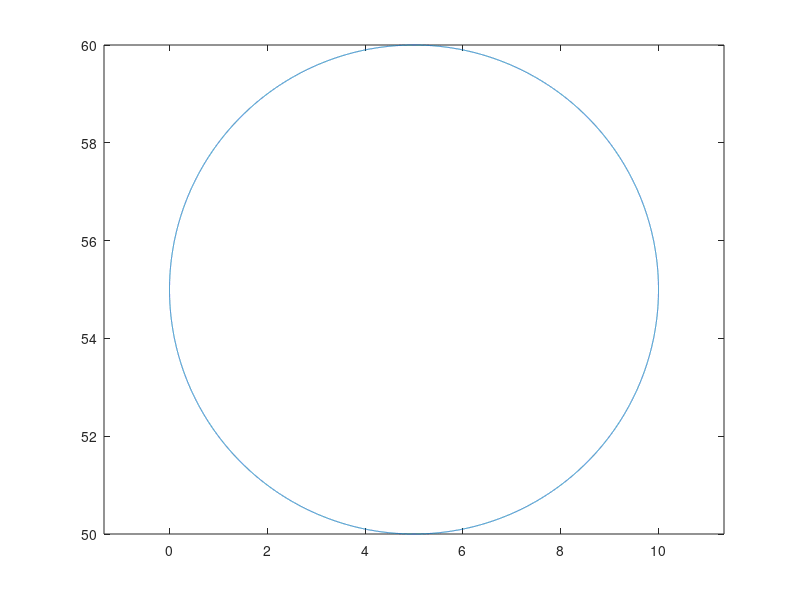
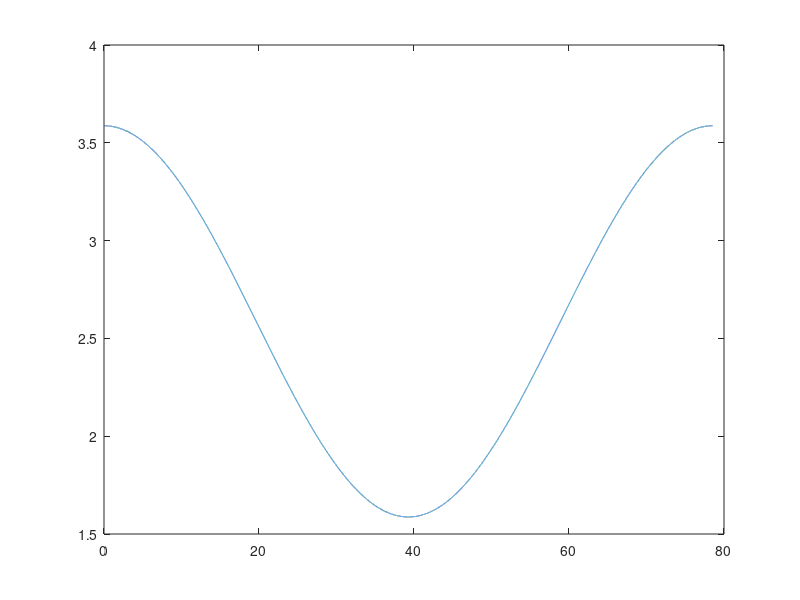

The MATLAB source for these figures, in order:
clc
clear
close all

function [x,y,DYDXend,PTend,G,S,Endspeed] = line1(DYDX,PTstart,length, Startspeed) 
    x = 0:0.01:(length^2 / (1 + DYDX^2))^0.5;
    y = x * DYDX + PTstart(2);
    x = x + PTstart(1);
    DYDXend = DYDX;
    PTend = [x(end), y(end)];
    G = 9.81*cosd(atand(DYDX))*ones(size(x));
    S = ((x-PTstart(1)).^2 + (y-PTstart(2)).^2).^0.5;
    Endspeed = (2*((Startspeed^2)/2 + (y(1)-y(end))*9.81))^0.5;
end

function [x,y,DYDXend,PTend,G,S,Endspeed] = loop1(PTstart,radius,Startspeed)
    delta = 0:0.01:360;
    x = radius*sind(delta) + PTstart(1);
    y = - radius*cosd(delta) + radius + PTstart(2);

    PTend = [x(end), y(end)];
    DYDXend = 0;

    Endspeed = Startspeed;
    speeds = (2*((Startspeed^2/2) - 9.81*(y - PTstart(2)))).^0.5;
  
    deltaQ1 = 0:0.01:90;
    Q1l = length(deltaQ1);
    GQ1 = (speeds(Q1l).^2)/radius + cosd(deltaQ1)*9.81;
    deltaQ2 = 90:0.01:180;
    GQ2 = (speeds(Q1l:(2*Q1l-1)).^2)/radius - cosd(deltaQ2)*9.81;
    deltaQ3 = 180:0.01:270;
    GQ3 = (speeds((2*Q1l-1):(3*Q1l-2)).^2)/radius - cosd(deltaQ3)*9.81;
    deltaQ4 = 270:0.01:360;
    GQ4 = (speeds((3*Q1l-2):(4*Q1l-3)).^2)/radius - cosd(deltaQ4)*9.81;

    G = [GQ1, GQ2, GQ3, GQ4]./9.81;
    leng = pi*radius^2;
    S = linspace(0, leng, length(G));

end

%{
function [x,y,DYDXend,PTend,G,S,Endspeed] = arc1(DYDX,PTstart,radius,concave,degree,Startspeed)
    
    if concave == 1 % concave = 1: concave up
        
    end

end
%}
[x1, y1, DYDX1, PT1, G1, S1, Endspeed1] = loop1([5, 50], 5, 15);

figure(1)
plot(x1, y1)
axis equal

figure(2)
plot(S1, G1)


%{

[x1, y1, DYDX1, PT1, G1, S1, Endspeed1] = line1(-5, [5, 50], 30, 0);
[x2, y2, DYDX2, PT2, G2, S2, Endpseed2] = line1(DYDX1+2, PT1, 80, Endspeed1);

x = [x1, x2];
y = [y1, y2];

G = [G1, G2];
S2 = S2 + S1(end);
S = [S1, S2];

figure(1)
plot(x, y)

figure(2)
plot(S, G)

%}